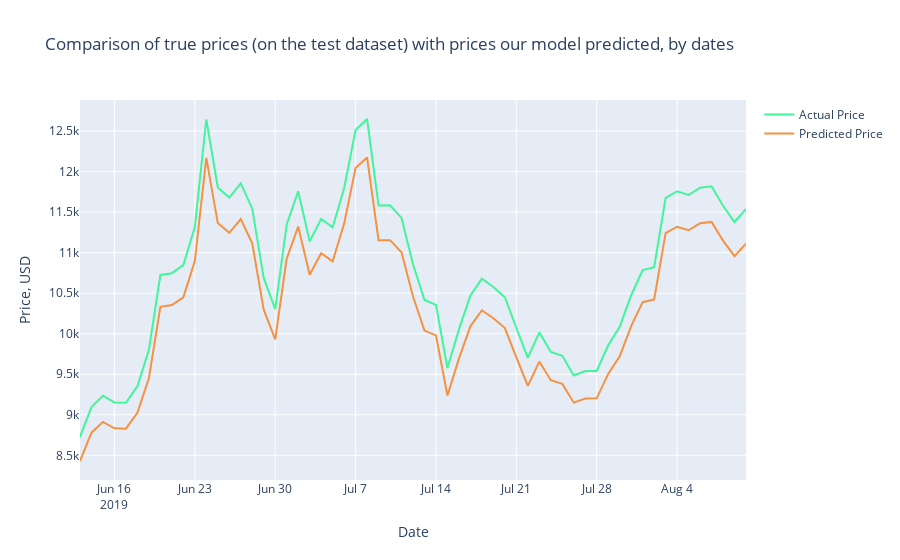

Notebook code cell kept with this figure:
### Markdown cell above
We can see, that the RMSE has been reduced significantly. This means that our experiment was successful. On the plot below you can see the difference between predictions and true test labels.

### Code cell
trace1 = go.Scatter(x=Test_Dates, y=Y_test2_inverse, name= 'Actual Price', 
                   line = dict(color = ('rgb(66, 244, 155)'),width = 2))
trace2 = go.Scatter(x=Test_Dates, y=predictions_new, name= 'Predicted Price',
                   line = dict(color = ('rgb(244, 146, 65)'),width = 2))
data = [trace1, trace2]
layout = dict(title = 'Comparison of true prices (on the test dataset) with prices our model predicted, by dates',
             xaxis = dict(title = 'Date'), yaxis = dict(title = 'Price, USD'))
fig = dict(data=data, layout=layout)
py.iplot(fig, filename='results_demonstrating2')
